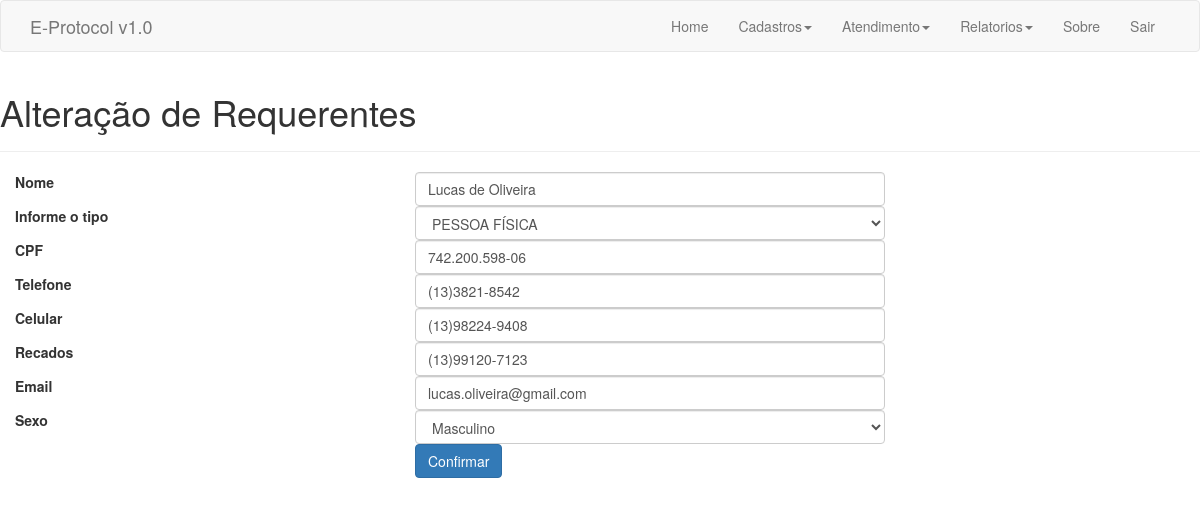
Screenshot of /frm/alteracao_req.php?cod=60 (signed in) with the database file from the repository.
### tables this page shows
CREATE TABLE IF NOT EXISTS `req` (
  `cod` int(10) unsigned NOT NULL AUTO_INCREMENT,
  `nome` varchar(60) NOT NULL,
  `tipo` char(1) NOT NULL,
  `cpf` varchar(18) NOT NULL,
  `sexo` char(1) NOT NULL,
  `tel` varchar(14) DEFAULT NULL,
  `cel` varchar(14) DEFAULT NULL,
  `rec` varchar(14) DEFAULT NULL,
  `email` varchar(30) DEFAULT NULL,
  PRIMARY KEY (`cod`),
  UNIQUE KEY `cpf` (`cpf`)
);

### frm/alteracao_req.php (the view, shortened to what this page needs)
<!DOCTYPE HTML>
 <html lang="pt-br">
<head>
    <link href="../lib/bootstrap/css/bootstrap.min.css" rel="stylesheet">
</head>
<body>
<?php
$cod = $_GET["cod"];
require_once "../config/init.php";
$sql_query = mysqli_query($link,"SELECT * FROM req WHERE cod = '".$cod."'");
?>
    <div>
      <nav class="navbar navbar-default">
        <div class="container">
          <div class="navbar-header">
          <a href="#" class="navbar-brand">E-Protocol v1.0</a>
          </div>
        <div class="collapse navbar-collapse" id="barra-navegacao">
        <ul class="nav navbar-nav navbar-right">
        <li><a href="../index.php">Home</a>  </li>
        <li class="dropdown">
        <a href="#" class="dropdown-toggle" data-toggle="dropdown">Cadastros<span class="caret"></span>
        </a>
        </li>
       <li class="dropdown">
        <a href="#" class="dropdown-toggle" data-toggle="dropdown">Atendimento<span class="caret"></span>
        </a>
        </li>
      <li class="dropdown">
        <a href="#" class="dropdown-toggle" data-toggle="dropdown">Relatorios<span class="caret"></span>
        </a>
        </li>
        <li><a href="#">Sobre</a>  </li>
        <li><a href="../op/logout.php">Sair</a>  </li>
        </ul>
        </div>
        </div>
      </nav>
    </div>
<div class="page-header">
        <h1>Alteração de Requerentes</h1>
</div>
<form name="cadastro" id="cadastro" method="POST" action="/prot/op/alterar_req.php?cod=<?php echo $cod?>" onsubmit="return validaCampo(); return false;">
<fieldset>
<?php while ($linha = mysqli_fetch_array($sql_query)) { ?>
<div class="form-group">
  <label class="col-md-4 control-label" for="txtNome">Nome</label>
  <div class="col-md-5">
  <input id="txtNome" name="txtNome" type="text" value="<?php echo $linha["nome"] ?>" placeholder="Nome do usuário" class="form-control input-md" required="">
  </div>
</div>
<div class="form-group">
  <label class="col-md-4 control-label" for="txtTipo">Informe o tipo</label>
  <div class="col-md-5">
  <select name="txtTipo" id="txtTipo" class="form-control input-md">
        <option value="F" <?php if ($linha["tipo"]=='F') echo 'selected="selected"'?>> PESSOA FÍSICA</option>
        </select>
 </div>
</div>
<div class="form-group">
  <label class="col-md-4 control-label" for="txtCpf">CPF</label>
  <div class="col-md-5">
  <input id="txtCpf" name="txtCpf" type="text" class="form-control input-md" value="<?php echo $linha["cpf"] ?>" onkeypress="return txtBoxFormat(this, '###.###.###-##', event);" required="" onchange="VerificaCPF ()">
  </div>
</div>
<div class="form-group">
  <label class="col-md-4 control-label" for="txtTel">Telefone</label>
  <div class="col-md-5">
    <input type="text" name="txtTel" id="txtTel" value="<?php echo $linha["tel"] ?>" class="form-control input-md" onkeypress="return txtBoxFormat(this, '(##)####-####', event);" required="">
  </div>
</div>
<div class="form-group">
  <label class="col-md-4 control-label" for="txtCel">Celular</label>
  <div class="col-md-5">
    <input type="text" name="txtCel" id="txtCel" value="<?php echo $linha["cel"] ?>" class="form-control input-md" onkeypress="return txtBoxFormat(this, '(##)#####-####', event);" required="">
  </div>
</div>
<div class="form-group">
  <label class="col-md-4 control-label" for="txtRec">Recados</label>
  <div class="col-md-5">
    <input type="text" name="txtRec" id="txtRec" value="<?php echo $linha["rec"] ?>" class="form-control input-md" onkeypress="return txtBoxFormat(this, '(##)#####-####', event);" required="">
  </div>
</div>
<div class="form-group">
  <label class="col-md-4 control-label" for="txtEmail">Email</label>
  <div class="col-md-5">
    <input type="email" name="txtEmail" id="txtEmail" value="<?php echo $linha["email"] ?>" class="form-control input-md"  placeholder="digite seu @email.com.br" required="">
  </div>
</div>
<div class="form-group">
  <label class="col-md-4 control-label" for="txtSexo">Sexo</label>
  <div class="col-md-5">
    <select id="txtSexo" name="txtSexo" class="form-control">
      <option value="M" <?php if ($linha["sexo"] == 'M') echo 'selected="selected"'?>>Masculino</option>
    </select>
  </div>
</div>
<?php } ?>
<div class="form-group">
  <label class="col-md-4 control-label" for="btnEnviar"></label>
  <div class="col-md-8">
    <button type="submit" id="btnEnviar" name="btnEnviar" class="btn btn-primary">Confirmar</button>
  </div>
</div>
</fieldset>
</form>
</body>
</html>

### rows the page displays
req: txtNome "Lucas de Oliveira", txtTipo "PESSOA FÍSICA", txtCpf "742.200.598-06", txtTel "(13)3821-8542", txtCel "(13)98224-9408", txtRec "(13)99120-7123", txtEmail "lucas.oliveira@gmail.com", txtSexo "Masculino"
